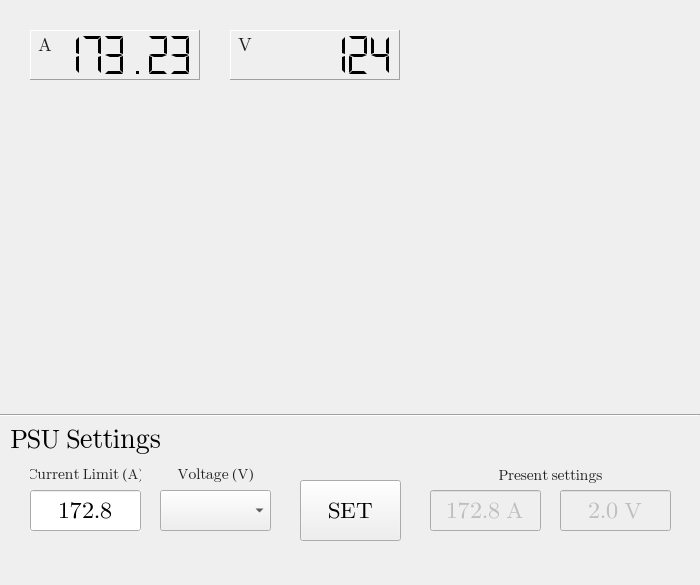
<?xml version="1.0" encoding="UTF-8"?>
<ui version="4.0">
 <class>MainWindow</class>
 <widget class="QMainWindow" name="MainWindow">
  <property name="geometry">
   <rect>
    <x>0</x>
    <y>0</y>
    <width>700</width>
    <height>585</height>
   </rect>
  </property>
  <property name="minimumSize">
   <size>
    <width>700</width>
    <height>585</height>
   </size>
  </property>
  <property name="font">
   <font>
    <family>Segoe UI Emoji</family>
   </font>
  </property>
  <property name="windowTitle">
   <string>MainWindow</string>
  </property>
  <property name="styleSheet">
   <string notr="true"/>
  </property>
  <widget class="QWidget" name="centralwidget">
   <widget class="QLCDNumber" name="monitorAmps">
    <property name="geometry">
     <rect>
      <x>30</x>
      <y>30</y>
      <width>170</width>
      <height>50</height>
     </rect>
    </property>
    <property name="font">
     <font>
      <family>Segoe UI Emoji</family>
      <pointsize>9</pointsize>
     </font>
    </property>
    <property name="autoFillBackground">
     <bool>true</bool>
    </property>
    <property name="frameShape">
     <enum>QFrame::Panel</enum>
    </property>
    <property name="frameShadow">
     <enum>QFrame::Raised</enum>
    </property>
    <property name="smallDecimalPoint">
     <bool>false</bool>
    </property>
    <property name="digitCount">
     <number>7</number>
    </property>
    <property name="segmentStyle">
     <enum>QLCDNumber::Flat</enum>
    </property>
    <property name="value" stdset="0">
     <double>173.229999999999990</double>
    </property>
   </widget>
   <widget class="QLabel" name="label">
    <property name="geometry">
     <rect>
      <x>30</x>
      <y>30</y>
      <width>30</width>
      <height>30</height>
     </rect>
    </property>
    <property name="font">
     <font>
      <family>Segoe UI Emoji</family>
      <pointsize>14</pointsize>
      <bold>false</bold>
     </font>
    </property>
    <property name="autoFillBackground">
     <bool>false</bool>
    </property>
    <property name="styleSheet">
     <string notr="true">color: rgb(30,30,30);</string>
    </property>
    <property name="text">
     <string>A</string>
    </property>
    <property name="scaledContents">
     <bool>false</bool>
    </property>
    <property name="alignment">
     <set>Qt::AlignCenter</set>
    </property>
   </widget>
   <widget class="QLabel" name="label_2">
    <property name="enabled">
     <bool>true</bool>
    </property>
    <property name="geometry">
     <rect>
      <x>230</x>
      <y>30</y>
      <width>30</width>
      <height>30</height>
     </rect>
    </property>
    <property name="font">
     <font>
      <family>Segoe UI Emoji</family>
      <pointsize>14</pointsize>
      <bold>false</bold>
     </font>
    </property>
    <property name="autoFillBackground">
     <bool>false</bool>
    </property>
    <property name="styleSheet">
     <string notr="true">color: rgb(30,30,30);</string>
    </property>
    <property name="text">
     <string>V</string>
    </property>
    <property name="scaledContents">
     <bool>false</bool>
    </property>
    <property name="alignment">
     <set>Qt::AlignCenter</set>
    </property>
   </widget>
   <widget class="QLCDNumber" name="monitorVolts">
    <property name="enabled">
     <bool>true</bool>
    </property>
    <property name="geometry">
     <rect>
      <x>230</x>
      <y>30</y>
      <width>170</width>
      <height>50</height>
     </rect>
    </property>
    <property name="sizePolicy">
     <sizepolicy hsizetype="Minimum" vsizetype="Minimum">
      <horstretch>0</horstretch>
      <verstretch>0</verstretch>
     </sizepolicy>
    </property>
    <property name="font">
     <font>
      <family>Segoe UI Emoji</family>
      <pointsize>9</pointsize>
     </font>
    </property>
    <property name="layoutDirection">
     <enum>Qt::LeftToRight</enum>
    </property>
    <property name="autoFillBackground">
     <bool>true</bool>
    </property>
    <property name="frameShape">
     <enum>QFrame::Panel</enum>
    </property>
    <property name="frameShadow">
     <enum>QFrame::Raised</enum>
    </property>
    <property name="smallDecimalPoint">
     <bool>false</bool>
    </property>
    <property name="digitCount">
     <number>7</number>
    </property>
    <property name="segmentStyle">
     <enum>QLCDNumber::Flat</enum>
    </property>
    <property name="value" stdset="0">
     <double>124.000000000000000</double>
    </property>
    <property name="intValue" stdset="0">
     <number>124</number>
    </property>
   </widget>
   <widget class="QCustomPlot" name="plotPanel" native="true">
    <property name="geometry">
     <rect>
      <x>30</x>
      <y>100</y>
      <width>640</width>
      <height>300</height>
     </rect>
    </property>
   </widget>
   <widget class="QLabel" name="label_3">
    <property name="geometry">
     <rect>
      <x>10</x>
      <y>420</y>
      <width>151</width>
      <height>41</height>
     </rect>
    </property>
    <property name="font">
     <font>
      <family>Segoe UI Emoji</family>
      <pointsize>20</pointsize>
      <bold>false</bold>
     </font>
    </property>
    <property name="autoFillBackground">
     <bool>false</bool>
    </property>
    <property name="frameShape">
     <enum>QFrame::NoFrame</enum>
    </property>
    <property name="frameShadow">
     <enum>QFrame::Plain</enum>
    </property>
    <property name="text">
     <string>PSU Settings</string>
    </property>
    <property name="alignment">
     <set>Qt::AlignCenter</set>
    </property>
   </widget>
   <widget class="QLabel" name="label_4">
    <property name="enabled">
     <bool>false</bool>
    </property>
    <property name="geometry">
     <rect>
      <x>30</x>
      <y>460</y>
      <width>111</width>
      <height>30</height>
     </rect>
    </property>
    <property name="font">
     <font>
      <family>Segoe UI Emoji</family>
      <pointsize>11</pointsize>
      <bold>false</bold>
     </font>
    </property>
    <property name="contextMenuPolicy">
     <enum>Qt::NoContextMenu</enum>
    </property>
    <property name="autoFillBackground">
     <bool>false</bool>
    </property>
    <property name="styleSheet">
     <string notr="true">color: rgb(30,30,30);</string>
    </property>
    <property name="inputMethodHints">
     <set>Qt::ImhNone</set>
    </property>
    <property name="frameShape">
     <enum>QFrame::NoFrame</enum>
    </property>
    <property name="frameShadow">
     <enum>QFrame::Plain</enum>
    </property>
    <property name="text">
     <string>Current Limit (A)</string>
    </property>
    <property name="scaledContents">
     <bool>false</bool>
    </property>
    <property name="alignment">
     <set>Qt::AlignCenter</set>
    </property>
    <property name="textInteractionFlags">
     <set>Qt::NoTextInteraction</set>
    </property>
   </widget>
   <widget class="Line" name="line">
    <property name="geometry">
     <rect>
      <x>0</x>
      <y>390</y>
      <width>700</width>
      <height>51</height>
     </rect>
    </property>
    <property name="orientation">
     <enum>Qt::Horizontal</enum>
    </property>
   </widget>
   <widget class="QLineEdit" name="lineEdit_3">
    <property name="geometry">
     <rect>
      <x>30</x>
      <y>490</y>
      <width>111</width>
      <height>41</height>
     </rect>
    </property>
    <property name="font">
     <font>
      <family>Segoe UI Emoji</family>
      <pointsize>18</pointsize>
      <bold>false</bold>
     </font>
    </property>
    <property name="focusPolicy">
     <enum>Qt::StrongFocus</enum>
    </property>
    <property name="autoFillBackground">
     <bool>true</bool>
    </property>
    <property name="inputMethodHints">
     <set>Qt::ImhFormattedNumbersOnly</set>
    </property>
    <property name="text">
     <string>172.8</string>
    </property>
    <property name="frame">
     <bool>true</bool>
    </property>
    <property name="alignment">
     <set>Qt::AlignCenter</set>
    </property>
    <property name="placeholderText">
     <string>A</string>
    </property>
    <property name="cursorMoveStyle">
     <enum>Qt::LogicalMoveStyle</enum>
    </property>
    <property name="clearButtonEnabled">
     <bool>false</bool>
    </property>
   </widget>
   <widget class="QComboBox" name="comboBox">
    <property name="geometry">
     <rect>
      <x>160</x>
      <y>490</y>
      <width>111</width>
      <height>41</height>
     </rect>
    </property>
    <property name="font">
     <font>
      <family>Segoe UI Emoji</family>
      <pointsize>18</pointsize>
     </font>
    </property>
    <property name="layoutDirection">
     <enum>Qt::LeftToRight</enum>
    </property>
    <property name="autoFillBackground">
     <bool>true</bool>
    </property>
    <property name="editable">
     <bool>false</bool>
    </property>
    <property name="currentText">
     <string/>
    </property>
    <property name="currentIndex">
     <number>-1</number>
    </property>
    <property name="maxVisibleItems">
     <number>3</number>
    </property>
    <property name="insertPolicy">
     <enum>QComboBox::NoInsert</enum>
    </property>
    <property name="sizeAdjustPolicy">
     <enum>QComboBox::AdjustToMinimumContentsLengthWithIcon</enum>
    </property>
    <property name="minimumContentsLength">
     <number>0</number>
    </property>
    <property name="placeholderText">
     <string>0 V</string>
    </property>
    <property name="duplicatesEnabled">
     <bool>false</bool>
    </property>
    <property name="frame">
     <bool>true</bool>
    </property>
    <property name="modelColumn">
     <number>0</number>
    </property>
    <item>
     <property name="text">
      <string>0.1 V</string>
     </property>
    </item>
    <item>
     <property name="text">
      <string>1.5 V</string>
     </property>
    </item>
    <item>
     <property name="text">
      <string>2.0 V</string>
     </property>
     <property name="icon">
      <iconset theme="flag-aa"/>
     </property>
    </item>
   </widget>
   <widget class="QLabel" name="label_5">
    <property name="enabled">
     <bool>false</bool>
    </property>
    <property name="geometry">
     <rect>
      <x>160</x>
      <y>460</y>
      <width>111</width>
      <height>30</height>
     </rect>
    </property>
    <property name="font">
     <font>
      <family>Segoe UI Emoji</family>
      <pointsize>11</pointsize>
      <bold>false</bold>
     </font>
    </property>
    <property name="contextMenuPolicy">
     <enum>Qt::NoContextMenu</enum>
    </property>
    <property name="autoFillBackground">
     <bool>false</bool>
    </property>
    <property name="styleSheet">
     <string notr="true">color: rgb(30,30,30);</string>
    </property>
    <property name="inputMethodHints">
     <set>Qt::ImhNone</set>
    </property>
    <property name="frameShape">
     <enum>QFrame::NoFrame</enum>
    </property>
    <property name="frameShadow">
     <enum>QFrame::Plain</enum>
    </property>
    <property name="text">
     <string>Voltage (V)</string>
    </property>
    <property name="scaledContents">
     <bool>false</bool>
    </property>
    <property name="alignment">
     <set>Qt::AlignCenter</set>
    </property>
    <property name="textInteractionFlags">
     <set>Qt::NoTextInteraction</set>
    </property>
   </widget>
   <widget class="QPushButton" name="pushButton">
    <property name="geometry">
     <rect>
      <x>300</x>
      <y>480</y>
      <width>101</width>
      <height>61</height>
     </rect>
    </property>
    <property name="font">
     <font>
      <family>Segoe UI Emoji</family>
      <pointsize>18</pointsize>
     </font>
    </property>
    <property name="text">
     <string>SET</string>
    </property>
   </widget>
   <widget class="QLineEdit" name="lineEdit_4">
    <property name="enabled">
     <bool>false</bool>
    </property>
    <property name="geometry">
     <rect>
      <x>430</x>
      <y>490</y>
      <width>111</width>
      <height>41</height>
     </rect>
    </property>
    <property name="font">
     <font>
      <family>Segoe UI Emoji</family>
      <pointsize>18</pointsize>
      <bold>false</bold>
     </font>
    </property>
    <property name="focusPolicy">
     <enum>Qt::StrongFocus</enum>
    </property>
    <property name="autoFillBackground">
     <bool>true</bool>
    </property>
    <property name="inputMethodHints">
     <set>Qt::ImhFormattedNumbersOnly</set>
    </property>
    <property name="text">
     <string>172.8 A</string>
    </property>
    <property name="frame">
     <bool>true</bool>
    </property>
    <property name="alignment">
     <set>Qt::AlignCenter</set>
    </property>
    <property name="placeholderText">
     <string>A</string>
    </property>
    <property name="cursorMoveStyle">
     <enum>Qt::LogicalMoveStyle</enum>
    </property>
    <property name="clearButtonEnabled">
     <bool>false</bool>
    </property>
   </widget>
   <widget class="QLineEdit" name="lineEdit_5">
    <property name="enabled">
     <bool>false</bool>
    </property>
    <property name="geometry">
     <rect>
      <x>560</x>
      <y>490</y>
      <width>111</width>
      <height>41</height>
     </rect>
    </property>
    <property name="font">
     <font>
      <family>Segoe UI Emoji</family>
      <pointsize>18</pointsize>
      <bold>false</bold>
     </font>
    </property>
    <property name="focusPolicy">
     <enum>Qt::StrongFocus</enum>
    </property>
    <property name="autoFillBackground">
     <bool>true</bool>
    </property>
    <property name="inputMethodHints">
     <set>Qt::ImhFormattedNumbersOnly</set>
    </property>
    <property name="text">
     <string>2.0 V</string>
    </property>
    <property name="frame">
     <bool>true</bool>
    </property>
    <property name="alignment">
     <set>Qt::AlignCenter</set>
    </property>
    <property name="placeholderText">
     <string>A</string>
    </property>
    <property name="cursorMoveStyle">
     <enum>Qt::LogicalMoveStyle</enum>
    </property>
    <property name="clearButtonEnabled">
     <bool>false</bool>
    </property>
   </widget>
   <widget class="QLabel" name="label_6">
    <property name="enabled">
     <bool>false</bool>
    </property>
    <property name="geometry">
     <rect>
      <x>430</x>
      <y>460</y>
      <width>241</width>
      <height>31</height>
     </rect>
    </property>
    <property name="font">
     <font>
      <family>Segoe UI Emoji</family>
      <pointsize>11</pointsize>
      <bold>false</bold>
     </font>
    </property>
    <property name="contextMenuPolicy">
     <enum>Qt::NoContextMenu</enum>
    </property>
    <property name="autoFillBackground">
     <bool>false</bool>
    </property>
    <property name="styleSheet">
     <string notr="true">color: rgb(30,30,30);</string>
    </property>
    <property name="inputMethodHints">
     <set>Qt::ImhNone</set>
    </property>
    <property name="frameShape">
     <enum>QFrame::NoFrame</enum>
    </property>
    <property name="frameShadow">
     <enum>QFrame::Plain</enum>
    </property>
    <property name="text">
     <string>Present settings</string>
    </property>
    <property name="scaledContents">
     <bool>false</bool>
    </property>
    <property name="alignment">
     <set>Qt::AlignCenter</set>
    </property>
    <property name="textInteractionFlags">
     <set>Qt::NoTextInteraction</set>
    </property>
   </widget>
   <zorder>lineEdit_3</zorder>
   <zorder>monitorVolts</zorder>
   <zorder>monitorAmps</zorder>
   <zorder>label</zorder>
   <zorder>label_2</zorder>
   <zorder>plotPanel</zorder>
   <zorder>label_3</zorder>
   <zorder>label_4</zorder>
   <zorder>line</zorder>
   <zorder>comboBox</zorder>
   <zorder>label_5</zorder>
   <zorder>pushButton</zorder>
   <zorder>lineEdit_4</zorder>
   <zorder>lineEdit_5</zorder>
   <zorder>label_6</zorder>
  </widget>
  <widget class="QMenuBar" name="menubar">
   <property name="geometry">
    <rect>
     <x>0</x>
     <y>0</y>
     <width>700</width>
     <height>22</height>
    </rect>
   </property>
   <property name="defaultUp">
    <bool>false</bool>
   </property>
  </widget>
 </widget>
 <customwidgets>
  <customwidget>
   <class>QCustomPlot</class>
   <extends>QWidget</extends>
   <header>qcustomplot.hpp</header>
   <container>1</container>
  </customwidget>
 </customwidgets>
 <resources/>
 <connections/>
</ui>
